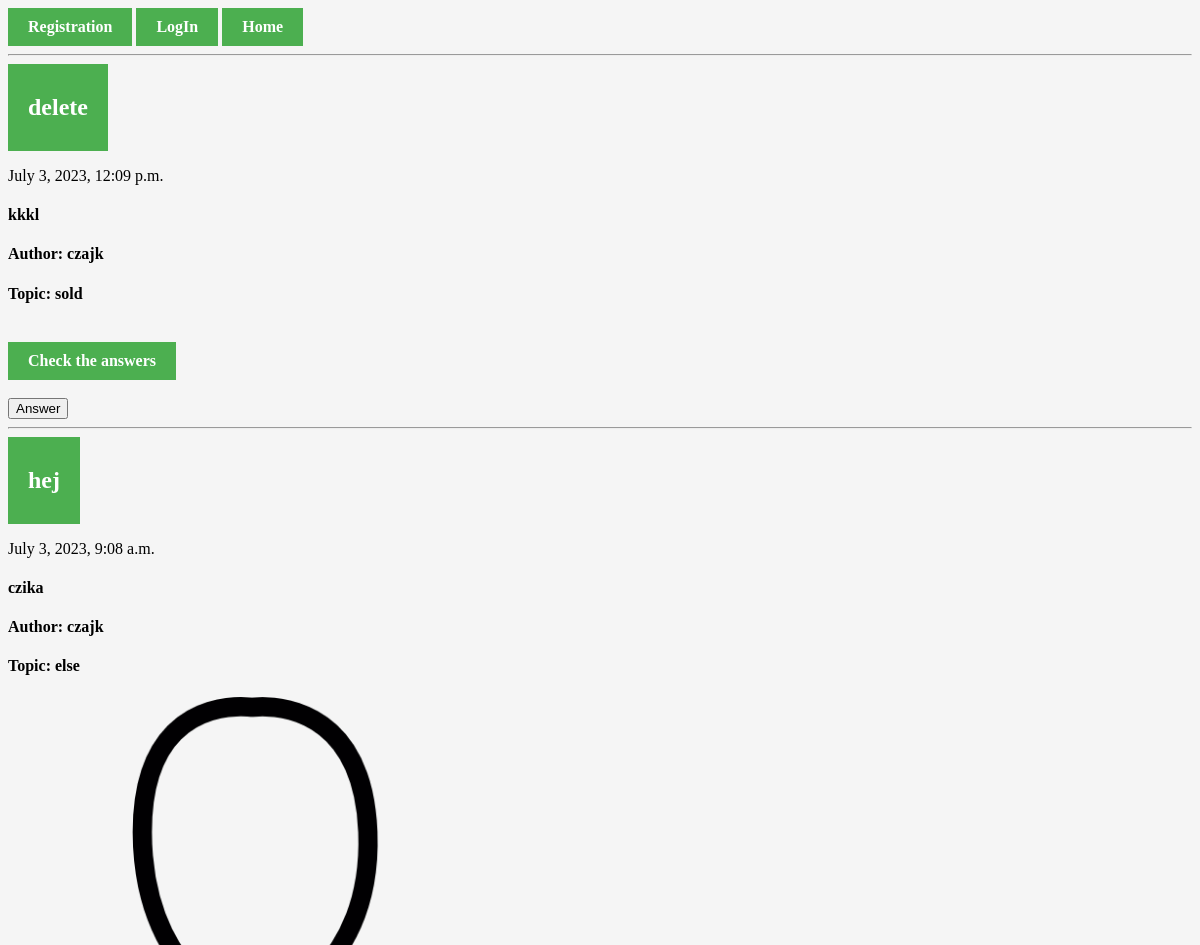
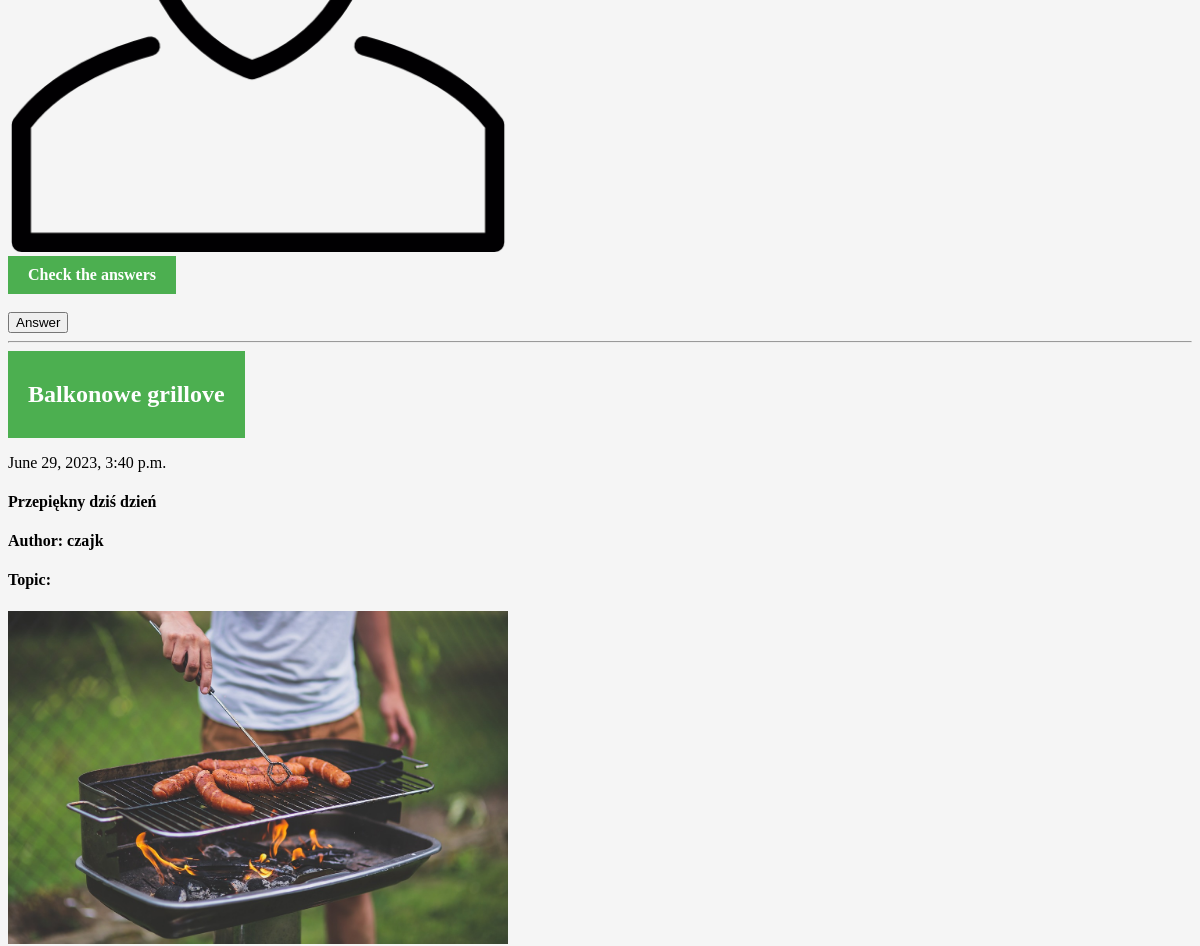
Page /post/ (upper part) on the earlier database version (2 pictures, top to bottom).
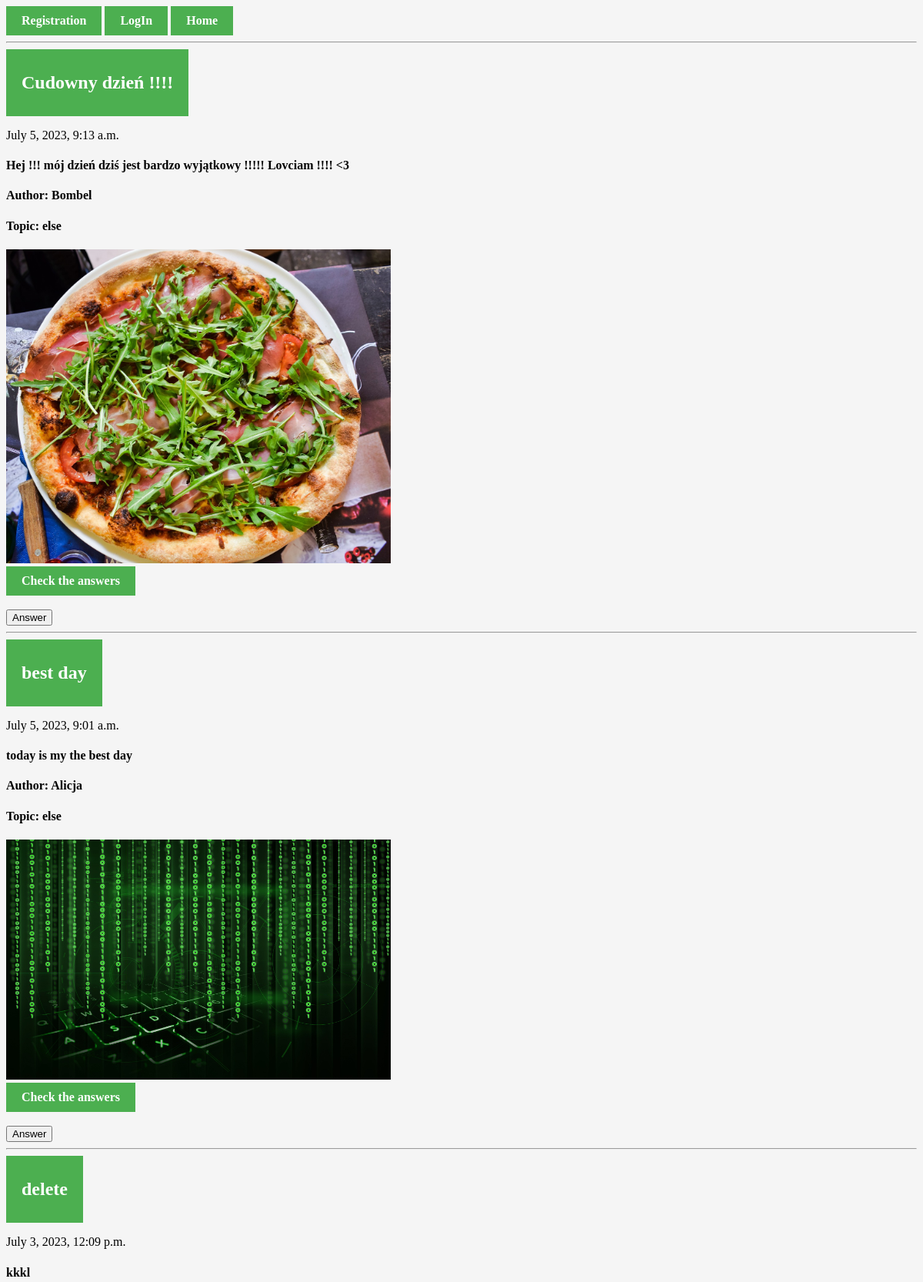
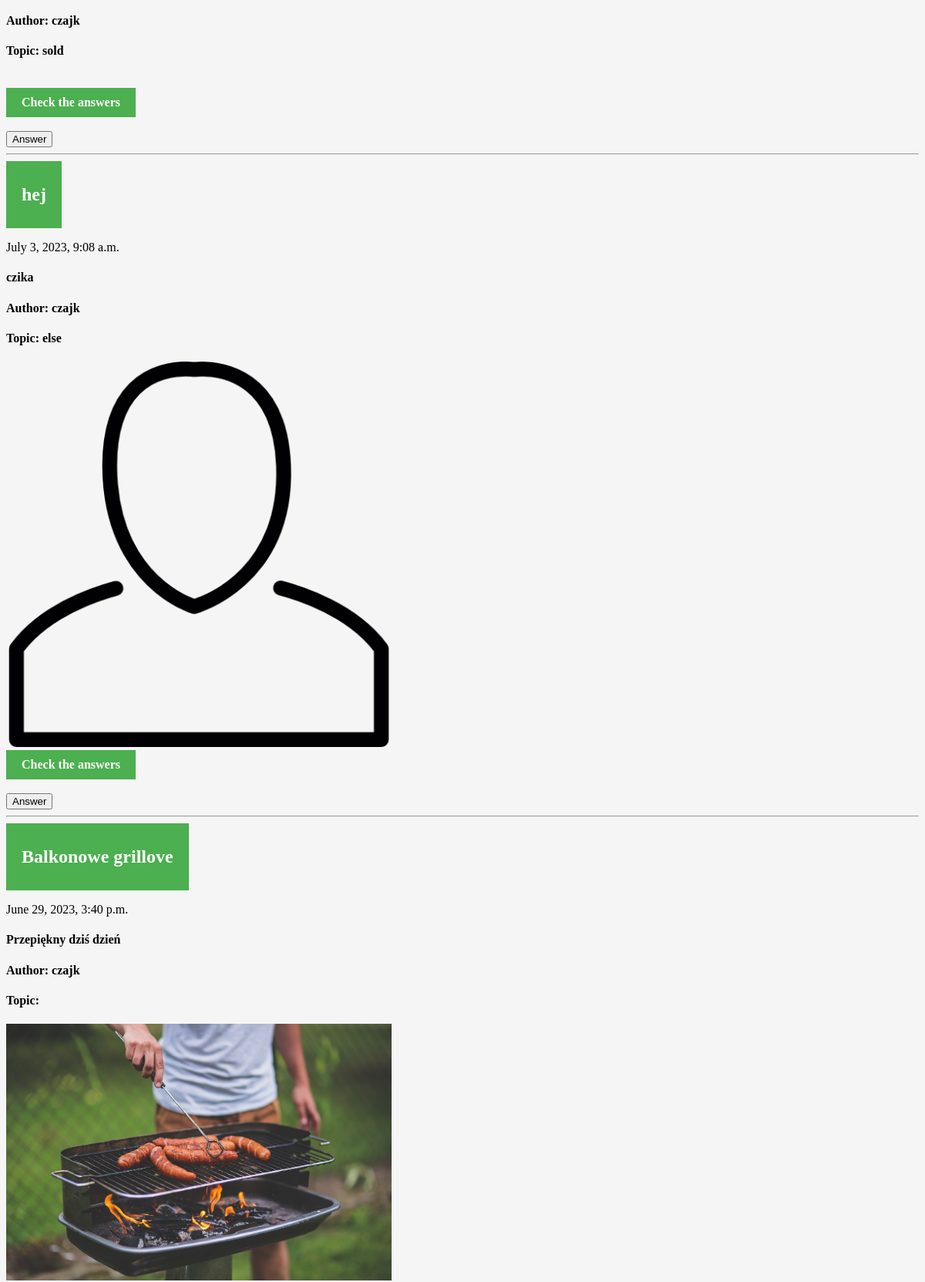
Same page on the later database version (2 pictures, top to bottom).
### Registration/models.py (models this page shows, shortened)
class Posts(models.Model):
    title = models.CharField(max_length=200)
    dec = models.TextField(blank=True)
    createDate = models.DateTimeField(auto_now_add=True) # automatically filled by Django during creation
    published = models.BooleanField()
    image = models.ImageField(upload_to='images/',blank=True)
    user = models.ForeignKey(User, on_delete=models.CASCADE) # Creating many to many relationship with User model
    topics = [
        ('', 'Wybierz temat'),
        ('sold', 'Sprzedam'),
        ('buy', 'Kupię'),
        ('rent', 'Wypożyczę'),
        ('look', 'Szukam'),
        ('else', 'Inne'),
    ]
    topic = models.CharField(max_length=4, choices=topics, default='')

### Registration/views.py (the view)
# urls.py: path('post/', views.post, name='post'),
def post(request):
    posts = Posts.objects.all().order_by('-createDate')
    return render(request, 'post.html', {'posts':posts})

### Registration/TEMPLATES/post.html (shortened to what this page needs)
{% extends 'base.html' %}
{% block content %}
    {% for post in posts%}
<hr>
    <a href="{% url 'detailPost' post.id %}"><h2>{{post.title}}</h2></a>
    <p>{{post.createDate}}</p>
    <h4>{{post.dec}}</h4>
    <h4>Author: {{post.user}}</h4>
    <h4>Topic: {{post.topic}} </h4>
    {% if post.image %}
        <img src="{{post.image.url}}" alt="photo" style="width: 500px">
    {% endif %}
    <br>
    <a href="{% url 'detailPost' post.id %}">Check the answers</a>
    <br>
    <br>
    <form action="{% url 'createAnswerPost' post.id %}">
        <button type="submit">Answer</button>
    </form>
    {% endfor %}
{% endblock content %}

Differences in the rows shown:
added Posts: title "Cudowny dzień !!!!", createDate "July 5, 2023, 9:13 a.m.", dec "Hej !!! mój dzień dziś jest bardzo wyjątkowy !!!!! Lovciam !!!! <3", user "Bombel", topic "else", image (picture)
added Posts: title "best day", createDate "July 5, 2023, 9:01 a.m.", dec "today is my the best day", user "Alicja", topic "else", image (picture)
